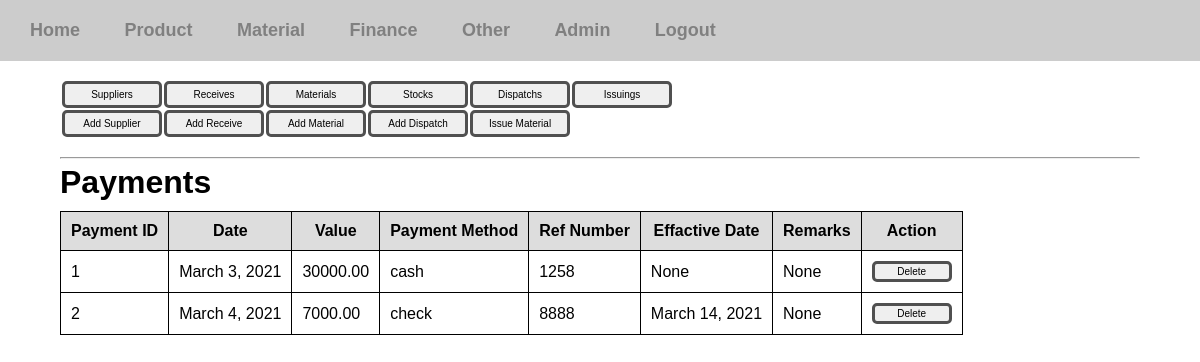
/inventory-manager/buy-payments/2 (signed in), run on the app's committed database.
### inventory_manager/models.py (models this page shows, shortened)
class BuyPayment(models.Model):
	account = models.ForeignKey(Bank, null=True, on_delete=models.SET_NULL, blank=True)
	buy = models.ForeignKey(Buy, null=True, on_delete=models.SET_NULL)
	date = models.DateField()
	amount = models.DecimalField(max_digits=15, decimal_places=2)
	payment_method = models.ForeignKey(PaymentMethod, null=True, on_delete=models.SET_NULL)
	ref_num = models.CharField(max_length=20,null=True, blank=True)
	eff_date = models.DateField(null=True, blank=True)
	remarks = models.CharField(max_length=500, null=True, blank=True)

### finance_manager/models.py (models this page shows)
class PaymentMethod(models.Model):
	name = models.CharField(max_length=50)
	def __str__(self):
		return self.name

### inventory_manager/views/material.py (the view)
# urls.py: path('payments/<int:id>',product.payments_view, name='payments'),
@login_required(login_url='/login')
def payments_view(request, id=0):
	buy = Buy.objects.get(pk=id)
	payments = BuyPayment.objects.filter(buy=buy)
	context = {'payments':payments}
	return render(request, 'inventory_manager/material/payment.html', context)

### templates/inventory_manager/material/payment.html (shortened to what this page needs)
{% extends 'inventory_manager/material.html' %}
{% block contentblock %}
	<h1>Payments</h1>
	{% if payments %}
		<div class="table-div">
			<table class="view-table">
			<tr>
				<th>Payment ID</th>
				<th>Date</th>
				<th>Value</th>
				<th>Payment Method</th>
				<th>Ref Number</th>
				<th>Effactive Date</th>
				<th>Remarks</th>
				<th>Action</th>
			</tr>
			{% for payment in payments %}
			<tr>
				<td>{{ payment.id }}</td>
				<td>{{ payment.date }}</td>
				<td>{{ payment.amount }}</td>
				<td>{{ payment.payment_method }}</td>
				<td>{{ payment.ref_num }}</td>
				<td>{{ payment.eff_date }}</td>
				<td>{{ payment.remarks }}</td>
				<td>
					<form action="{% url 'delete-buy-payment' payment.id %}" method="POST">
						<input type="submit" value="Delete" class="btn btn-sm">
					</form>
				</td>
			</tr>
			{% endfor %}
		</table>
		</div>
	{% else %}
		<p>There are no payments. </p>
	{% endif %}
{% endblock %}

### static/css/styles.css (style rules this page uses)
* { margin: 0; padding: 0; box-sizing: border-box; }
body { font-family: sans-serif; }
form select,input,label { display: block; }
.body-content h1 { margin-top: 5px; }
.btn { padding: 5px 15px; border: 3px solid #505050; border-radius: 5px; width: 100px; font-size: 10px; }
.btn-sm { padding: 2px; width: 80px; }

### static/css/tables.css (style rules this page uses)
.view-table { margin: 10px 0px; border-collapse: collapse; }
.view-table th { background: #ddd; }
.view-table td,th { padding: 10px; border:1px solid black; }

### data on the page
BuyPayment: id "1", date "March 3, 2021", amount "30000.00", payment_method "cash", ref_num "1258", eff_date "None", remarks "None"
BuyPayment: id "2", date "March 4, 2021", amount "7000.00", payment_method "check", ref_num "8888", eff_date "March 14, 2021", remarks "None"
